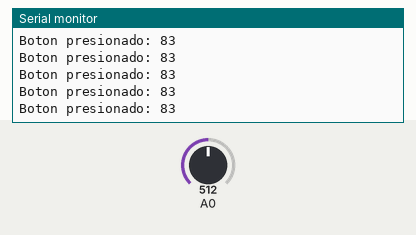
A sketch run on a simulated Arduino Uno, built with avr-gcc and run on an emulated ATmega328P. Parts: the last lines printed to the serial monitor. The inputs (shaded band) are chosen by the test bench; at power-on: A0 = 512.

Above: at 0.8 s.
0.9 s: A0 set to 816
At 1.7 s:
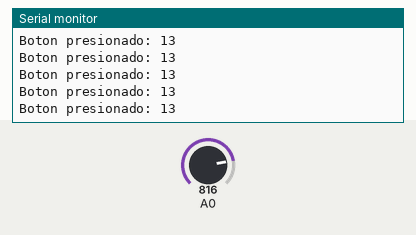
3.9 s: A0 set to 841
At 4.6 s:
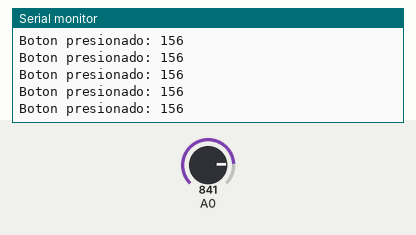
6.9 s: A0 set to 893
At 7.8 s:
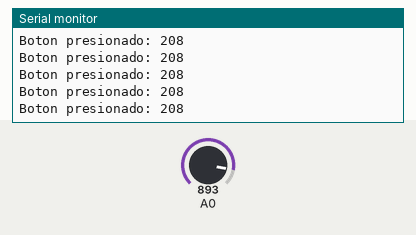
9.9 s: A0 set to 917
At 10.5 s:
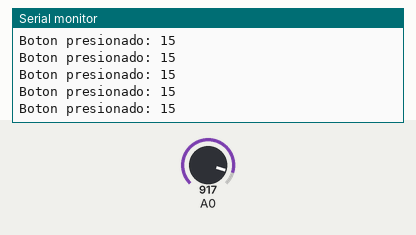
Timing chart, 0 to 12.4 s (numbered marks = the images above; inputs shaded):
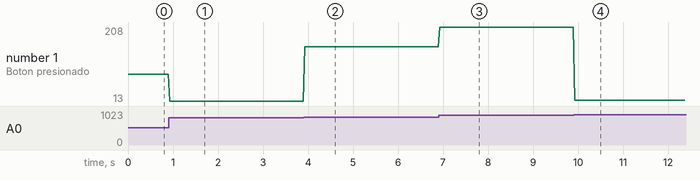

Measured:
- after the input at 0.9 s, the serial monitor: prints a new line at once (image 1)
- after the input at 3.9 s, the serial monitor: prints a new line at once (image 2)
- after the input at 6.9 s, the serial monitor: prints a new line at once (image 3)
- after the input at 9.9 s, the serial monitor: prints a new line at once (image 4)
- plotted number 1: 83 → 13 after the input at 0.9 s, 13 → 156 after the input at 3.9 s, 156 → 208 after the input at 6.9 s, 208 → 15 after the input at 9.9 s

The sketch:

MatrizBotones.ino
```cpp
#define F_CPU 16000000UL  // Frecuencia CPU = 16 MHz
#include <avr/io.h>       // Entradas y salidas
#include <util/delay.h>   // Delays
#include <stdlib.h>       // Librería con la función itoa()

// ----------- ADC SETUP -----------
void adc_init(void) {
    ADMUX = (1 << REFS0);                 // Usa 5V como voltaje de referencia
    ADCSRA = (1 << ADEN)                  // Activa el ADC
           | (1 << ADPS2) | (1 << ADPS1); // Prescaler = 64 → 250kHz reloj ADC
}

uint16_t adc_read(uint8_t channel) {
    ADMUX = (ADMUX & 0xF0) | (channel & 0x0F); // Elige el canal
    ADCSRA |= (1 << ADSC);                     // Inicia la conversión
    while (ADCSRA & (1 << ADSC));              // Espera a que termine
    return ADC;                                // Devuelve el valor analógico
}

// ----------- SETUP UART -----------
void uart_init(uint16_t ubrr) {
    UBRR0H = (unsigned char)(ubrr >> 8);
    UBRR0L = (unsigned char)ubrr;           // Fija los baudios a utilizar
    UCSR0B = (1 << TXEN0);                  // enable transmitter
    UCSR0C = (1 << UCSZ01) | (1 << UCSZ00); // 8 bits de datos, 1 de parada
}

void uart_send_char(char data) {
    while (!(UCSR0A & (1 << UDRE0)));    // Espera a que el buffer esté vacío
    UDR0 = data;                         // Envía el valor
}

void uart_send_string(const char *str) {    // Función para enviar cadenas de texto
    while (*str) {
        uart_send_char(*str++);
    }
}

int bttSlct(int vlAn){                      // Tabla de equivalencias de entrada analógica a botón correspondiente
  if (vlAn >= 82 && vlAn < 122){            // Trasnforma valores analógicos de entrada de 82 - 941 a los botones
    return 0;                               // 0 - 14, que se muestran como voltajes de 0,5 V a 4,5 V en el pin A0
  } else if (vlAn >= 137 && vlAn < 177){
    return 1;
  } else if (vlAn >= 191 && vlAn < 231){
    return 2;
  } else if (vlAn >= 246 && vlAn < 286){
    return 3;
  } else if (vlAn >= 300 && vlAn < 380){
    return 4;
  } else if (vlAn >= 355 && vlAn < 395){
    return 5;
  } else if (vlAn >= 410 && vlAn < 450){
    return 6;
  } else if (vlAn >= 464 && vlAn < 504){
    return 7;
  } else if (vlAn >= 519 && vlAn < 559){
    return 8;
  } else if (vlAn >= 573 && vlAn < 613){
    return 9;
  } else if (vlAn >= 628 && vlAn < 668){
    return 10;
  } else if (vlAn >= 683 && vlAn < 723){
    return 11;
  } else if (vlAn >= 737 && vlAn < 777){
    return 12;
  } else if (vlAn >= 792 && vlAn < 832){
    return 13;
  } else if (vlAn >= 846 && vlAn < 886){
    return 14;
  } else if (vlAn >= 901 && vlAn < 941){
    return 15;
  }
}

// ----------- MAIN  -----------
int main(void) {
    adc_init();         // Inicializa el conversor Analógico a Digital
    uart_init(103);     // 9600 baudios a 16 MHz (UBRR = 103)

    char buffer[10];    // Crea un buffer de 10 caracteres

    while (1) {
        uint16_t value = adc_read(0);   // Le asigna el valor analógico leído a una variable
        uint8_t boton = bttSlct(value); // Indica el botón correspondiente acorde a la funcióm
        itoa(boton, buffer, 10);        // Transforma el entero en una cadena de caracteres
        uart_send_string("Boton presionado: ");   // Manda una cadena de texto inicial
        uart_send_string(buffer);       // Manda el botón presionado
        uart_send_string("\r\n");       // Salto de línea
        // Serial.println(value);                                           // Ignorar, es sólo para debug

        _delay_ms(10);                  // Delay de envío de datos
    }
}


// Notas de desarrollo: Existe un bug en el que la variable del botón se inicializa con el valor 271, pero al presionar un botón se reajusta.
```
